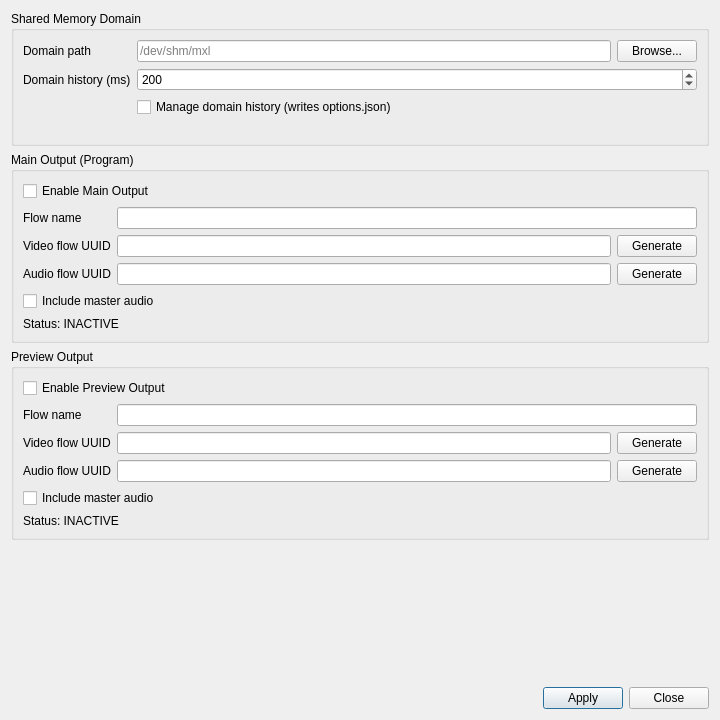
<?xml version="1.0" encoding="UTF-8"?>
<ui version="4.0">
 <class>MxlOutputDialog</class>
 <widget class="QDialog" name="MxlOutputDialog">
  <property name="geometry">
   <rect>
    <x>0</x>
    <y>0</y>
    <width>720</width>
    <height>720</height>
   </rect>
  </property>
  <property name="windowTitle">
   <string>MXL Output Settings</string>
  </property>
  <layout class="QVBoxLayout" name="mainLayout">
   <item>
    <widget class="QGroupBox" name="domainGroup">
     <property name="title">
      <string>Shared Memory Domain</string>
     </property>
     <layout class="QFormLayout" name="domainLayout">
      <item row="0" column="0">
       <widget class="QLabel" name="domainLabel">
        <property name="text">
         <string>Domain path</string>
        </property>
       </widget>
      </item>
      <item row="0" column="1">
       <widget class="QWidget" name="domainRow" native="true">
        <layout class="QHBoxLayout" name="domainRowLayout">
         <property name="leftMargin">
          <number>0</number>
         </property>
         <property name="topMargin">
          <number>0</number>
         </property>
         <property name="rightMargin">
          <number>0</number>
         </property>
         <property name="bottomMargin">
          <number>0</number>
         </property>
         <item>
          <widget class="QLineEdit" name="domainPath">
           <property name="placeholderText">
            <string>/dev/shm/mxl</string>
           </property>
          </widget>
         </item>
         <item>
          <widget class="QPushButton" name="browseDomainButton">
           <property name="text">
            <string>Browse...</string>
           </property>
          </widget>
         </item>
        </layout>
       </widget>
      </item>
      <item row="1" column="0">
       <widget class="QLabel" name="historyLabel">
        <property name="text">
         <string>Domain history (ms)</string>
        </property>
       </widget>
      </item>
      <item row="1" column="1">
       <widget class="QSpinBox" name="historySpin">
        <property name="minimum">
         <number>50</number>
        </property>
        <property name="maximum">
         <number>5000</number>
        </property>
        <property name="singleStep">
         <number>10</number>
        </property>
        <property name="value">
         <number>200</number>
        </property>
       </widget>
      </item>
      <item row="2" column="1">
       <widget class="QCheckBox" name="manageHistoryCheck">
        <property name="text">
         <string>Manage domain history (writes options.json)</string>
        </property>
       </widget>
      </item>
     </layout>
    </widget>
   </item>
   <item>
    <widget class="QGroupBox" name="programGroup">
     <property name="title">
      <string>Main Output (Program)</string>
     </property>
     <layout class="QFormLayout" name="programLayout">
      <item row="0" column="0" colspan="2">
       <widget class="QCheckBox" name="programEnabled">
        <property name="text">
         <string>Enable Main Output</string>
        </property>
       </widget>
      </item>
      <item row="1" column="0">
       <widget class="QLabel" name="programFlowNameLabel">
        <property name="text">
         <string>Flow name</string>
        </property>
       </widget>
      </item>
      <item row="1" column="1">
       <widget class="QLineEdit" name="programFlowName"/>
      </item>
      <item row="2" column="0">
       <widget class="QLabel" name="programVideoUuidLabel">
        <property name="text">
         <string>Video flow UUID</string>
        </property>
       </widget>
      </item>
      <item row="2" column="1">
       <widget class="QWidget" name="programVideoRow" native="true">
        <layout class="QHBoxLayout" name="programVideoRowLayout">
         <property name="leftMargin">
          <number>0</number>
         </property>
         <property name="topMargin">
          <number>0</number>
         </property>
         <property name="rightMargin">
          <number>0</number>
         </property>
         <property name="bottomMargin">
          <number>0</number>
         </property>
         <item>
          <widget class="QLineEdit" name="programVideoUuid"/>
         </item>
         <item>
          <widget class="QPushButton" name="programGenerateVideo">
           <property name="text">
            <string>Generate</string>
           </property>
          </widget>
         </item>
        </layout>
       </widget>
      </item>
      <item row="3" column="0">
       <widget class="QLabel" name="programAudioUuidLabel">
        <property name="text">
         <string>Audio flow UUID</string>
        </property>
       </widget>
      </item>
      <item row="3" column="1">
       <widget class="QWidget" name="programAudioRow" native="true">
        <layout class="QHBoxLayout" name="programAudioRowLayout">
         <property name="leftMargin">
          <number>0</number>
         </property>
         <property name="topMargin">
          <number>0</number>
         </property>
         <property name="rightMargin">
          <number>0</number>
         </property>
         <property name="bottomMargin">
          <number>0</number>
         </property>
         <item>
          <widget class="QLineEdit" name="programAudioUuid"/>
         </item>
         <item>
          <widget class="QPushButton" name="programGenerateAudio">
           <property name="text">
            <string>Generate</string>
           </property>
          </widget>
         </item>
        </layout>
       </widget>
      </item>
      <item row="4" column="0" colspan="2">
       <widget class="QCheckBox" name="programIncludeAudio">
        <property name="text">
         <string>Include master audio</string>
        </property>
       </widget>
      </item>
      <item row="5" column="0" colspan="2">
       <widget class="QLabel" name="programStatus">
        <property name="text">
         <string>Status: INACTIVE</string>
        </property>
       </widget>
      </item>
     </layout>
    </widget>
   </item>
   <item>
    <widget class="QGroupBox" name="previewGroup">
     <property name="title">
      <string>Preview Output</string>
     </property>
     <layout class="QFormLayout" name="previewLayout">
      <item row="0" column="0" colspan="2">
       <widget class="QCheckBox" name="previewEnabled">
        <property name="text">
         <string>Enable Preview Output</string>
        </property>
       </widget>
      </item>
      <item row="1" column="0">
       <widget class="QLabel" name="previewFlowNameLabel">
        <property name="text">
         <string>Flow name</string>
        </property>
       </widget>
      </item>
      <item row="1" column="1">
       <widget class="QLineEdit" name="previewFlowName"/>
      </item>
      <item row="2" column="0">
       <widget class="QLabel" name="previewVideoUuidLabel">
        <property name="text">
         <string>Video flow UUID</string>
        </property>
       </widget>
      </item>
      <item row="2" column="1">
       <widget class="QWidget" name="previewVideoRow" native="true">
        <layout class="QHBoxLayout" name="previewVideoRowLayout">
         <property name="leftMargin">
          <number>0</number>
         </property>
         <property name="topMargin">
          <number>0</number>
         </property>
         <property name="rightMargin">
          <number>0</number>
         </property>
         <property name="bottomMargin">
          <number>0</number>
         </property>
         <item>
          <widget class="QLineEdit" name="previewVideoUuid"/>
         </item>
         <item>
          <widget class="QPushButton" name="previewGenerateVideo">
           <property name="text">
            <string>Generate</string>
           </property>
          </widget>
         </item>
        </layout>
       </widget>
      </item>
      <item row="3" column="0">
       <widget class="QLabel" name="previewAudioUuidLabel">
        <property name="text">
         <string>Audio flow UUID</string>
        </property>
       </widget>
      </item>
      <item row="3" column="1">
       <widget class="QWidget" name="previewAudioRow" native="true">
        <layout class="QHBoxLayout" name="previewAudioRowLayout">
         <property name="leftMargin">
          <number>0</number>
         </property>
         <property name="topMargin">
          <number>0</number>
         </property>
         <property name="rightMargin">
          <number>0</number>
         </property>
         <property name="bottomMargin">
          <number>0</number>
         </property>
         <item>
          <widget class="QLineEdit" name="previewAudioUuid"/>
         </item>
         <item>
          <widget class="QPushButton" name="previewGenerateAudio">
           <property name="text">
            <string>Generate</string>
           </property>
          </widget>
         </item>
        </layout>
       </widget>
      </item>
      <item row="4" column="0" colspan="2">
       <widget class="QCheckBox" name="previewIncludeAudio">
        <property name="text">
         <string>Include master audio</string>
        </property>
       </widget>
      </item>
      <item row="5" column="0" colspan="2">
       <widget class="QLabel" name="previewStatus">
        <property name="text">
         <string>Status: INACTIVE</string>
        </property>
       </widget>
      </item>
     </layout>
    </widget>
   </item>
   <item>
    <widget class="QLabel" name="errorLabel">
     <property name="text">
      <string/>
     </property>
     <property name="wordWrap">
      <bool>true</bool>
     </property>
    </widget>
   </item>
   <item>
    <layout class="QHBoxLayout" name="buttonLayout">
     <item>
      <spacer name="buttonSpacer">
       <property name="orientation">
        <enum>Qt::Horizontal</enum>
       </property>
       <property name="sizeHint" stdset="0">
        <size>
         <width>40</width>
         <height>20</height>
        </size>
       </property>
      </spacer>
     </item>
     <item>
      <widget class="QPushButton" name="applyButton">
       <property name="text">
        <string>Apply</string>
       </property>
       <property name="default">
        <bool>true</bool>
       </property>
      </widget>
     </item>
     <item>
      <widget class="QPushButton" name="closeButton">
       <property name="text">
        <string>Close</string>
       </property>
      </widget>
     </item>
    </layout>
   </item>
  </layout>
 </widget>
 <resources/>
 <connections/>
</ui>
